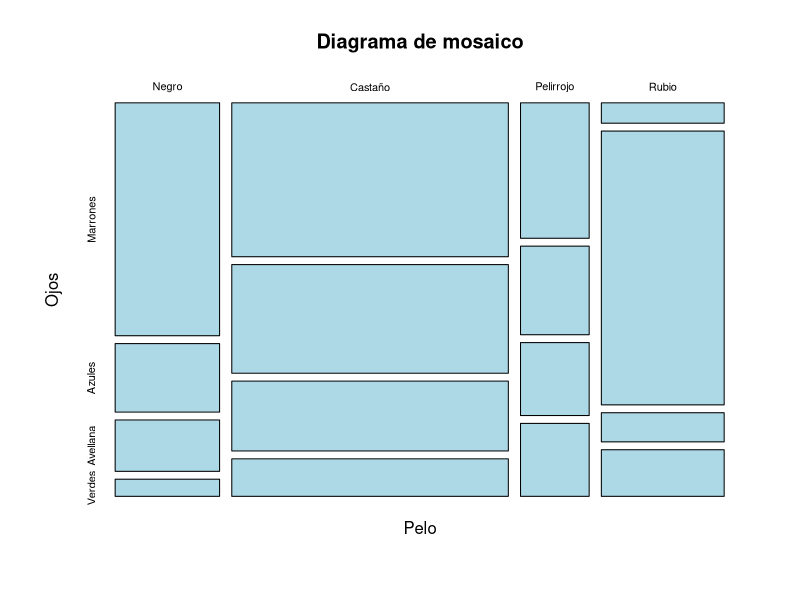
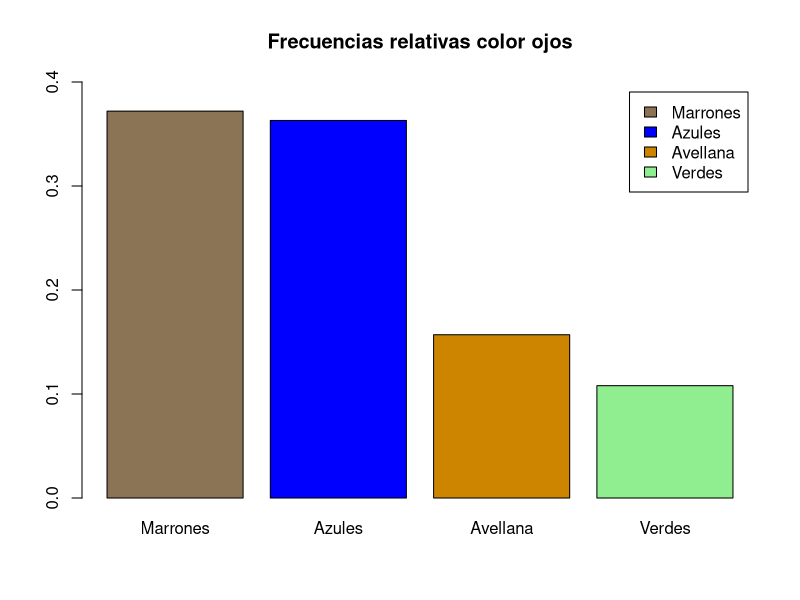
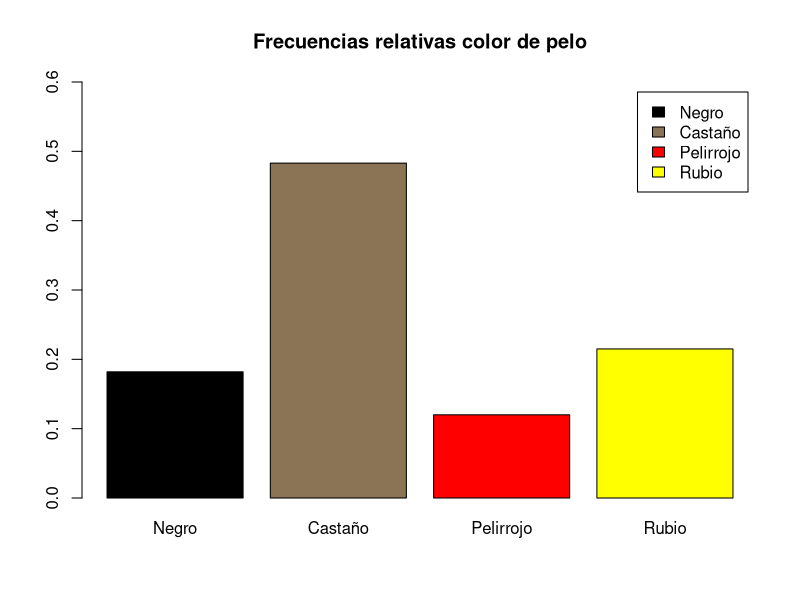
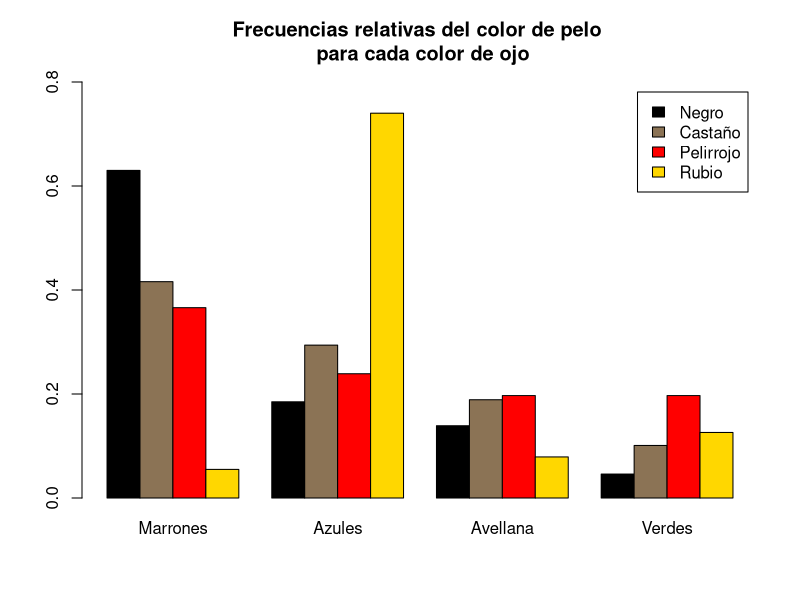
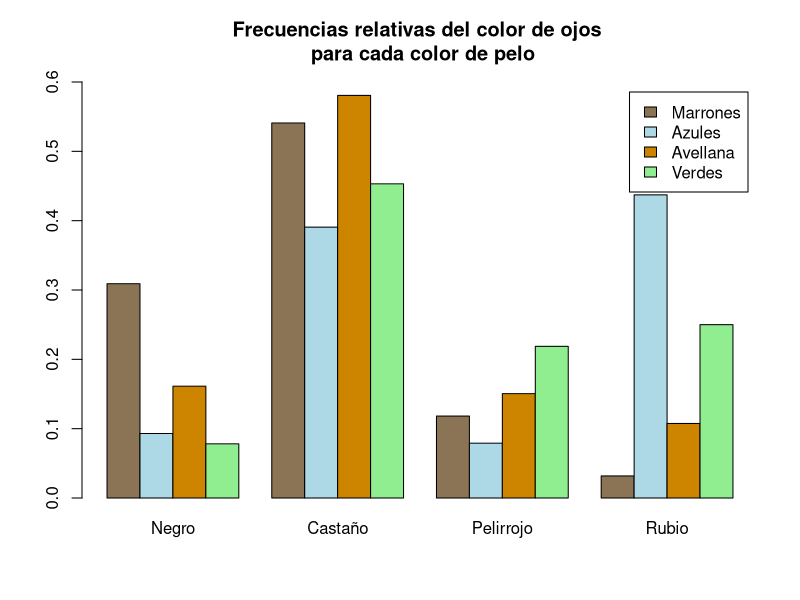

Here is the R script that generated these plots, in order:
## ---- chunk 1
HairEyeColor
male <- HairEyeColor[,,'Male']
female <- HairEyeColor[,,'Female']
datos <- as.table(male+female)
datos
## ---- chunk 2
dimnames(datos) <- list(
  Pelo = c('Negro', 'Castaño', 'Pelirrojo', 'Rubio'), #Importante si no pongo = no saldrá el nombre de esta dimensión
  Ojos = c('Marrones', 'Azules', 'Avellana', 'Verdes')
)
datos
## ---- chunk 3
plot(datos, col = c('lightblue'), main='Diagrama de mosaico')
## ---- chunk 4
sum(datos)
## ---- chunk 5
rowSums(datos)
colSums(datos)
round(prop.table(colSums(datos)),3)
round(prop.table(rowSums(datos)), 3)
## ---- chunk 6
barplot(round(prop.table(colSums(datos)),3), ylim = c(0,0.4),
        main='Frecuencias relativas color ojos', legend.text = TRUE, 
        col=c('burlywood4', 'blue', 'orange3', 'lightgreen'))
barplot(round(prop.table(rowSums(datos)), 3), ylim = c(0,0.6),
        main='Frecuencias relativas color de pelo', legend.text = TRUE, 
        col = c('black', 'burlywood4', 'red', 'yellow'))
## ---- chunk 7
round(prop.table(datos),3)
## ---- chunk 8
round(prop.table(datos, margin=1), 3) #Marginal por filas
round(prop.table(datos, margin=2), 3) #Marginal por columnas

## ---- chunk 9
barplot(round(prop.table(datos, margin = 1), 3), 
        col = c('black', 'burlywood4', 'red', 'gold'),
        main = 'Frecuencias relativas del color de pelo \n para cada color de ojo',
        legend.text = TRUE, ylim = c(0, 0.8), beside = TRUE)
## ---- chunk 10
barplot(t(prop.table(datos, margin = 2)), 
        col = c('burlywood4', 'lightblue', 'orange3', 'lightgreen'),
        main = 'Frecuencias relativas del color de ojos \n para cada color de pelo',
        legend.text = TRUE, ylim = c(0, 0.6), beside = TRUE)
